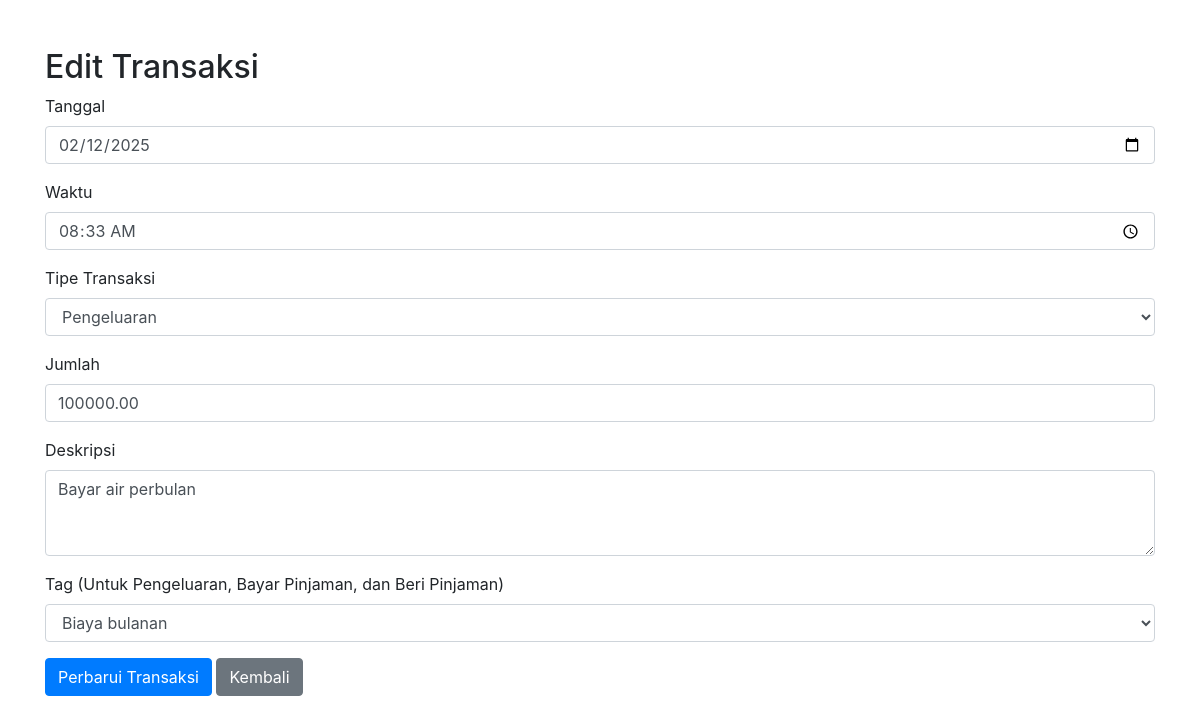
/edit_transaksi.php?id=46, run on the app's committed database.
### tables this page shows
CREATE TABLE `transactions` (
  `id` int(11) NOT NULL AUTO_INCREMENT,
  `tanggal` date NOT NULL,
  `waktu` time NOT NULL,
  `tipe` enum('pemasukan','pengeluaran','pinjaman','bayar pinjaman','beri pinjaman') NOT NULL,
  `jumlah` decimal(10,2) NOT NULL,
  `deskripsi` text DEFAULT NULL,
  `tag_id` int(11) DEFAULT NULL,
  `created_at` timestamp NULL DEFAULT current_timestamp(),
  PRIMARY KEY (`id`),
  KEY `tag_id` (`tag_id`),
  CONSTRAINT `transactions_ibfk_1` FOREIGN KEY (`tag_id`) REFERENCES `expense_tags` (`id`)
);

CREATE TABLE `expense_tags` (
  `id` int(11) NOT NULL AUTO_INCREMENT,
  `nama_tag` varchar(50) NOT NULL,
  `created_at` timestamp NULL DEFAULT current_timestamp(),
  PRIMARY KEY (`id`)
);

### edit_transaksi.php (the view, shortened to what this page needs)
<?php
$host     = "127.0.0.1";
$user     = "root";
$password = "password_baru";
$database = "finance";
$conn = new mysqli($host, $user, $password, $database);
$id = $_GET['id'];
$tags = [];
$sqlTag = "SELECT * FROM expense_tags ORDER BY nama_tag ASC";
$resultTag = $conn->query($sqlTag);
if ($resultTag && $resultTag->num_rows > 0) {
    while ($row = $resultTag->fetch_assoc()) {
        $tags[] = $row;
    }
}
$sql = "SELECT * FROM transactions WHERE id = ?";
$stmt = $conn->prepare($sql);
$stmt->bind_param("i", $id);
$stmt->execute();
$result = $stmt->get_result();
$data = $result->fetch_assoc();
?>
<!DOCTYPE html>
<html lang="id">
<head>
  <link rel="stylesheet" href="https://stackpath.bootstrapcdn.com/bootstrap/4.5.2/css/bootstrap.min.css">
</head>
<body>
  <div class="container mt-5">
    <h2>Edit Transaksi</h2>
    <form method="post" action="">
      <div class="form-group">
        <label for="tanggal">Tanggal</label>
        <input type="date" name="tanggal" id="tanggal" class="form-control" value="<?= htmlspecialchars($data['tanggal']); ?>" required>
      </div>
      <div class="form-group">
        <label for="waktu">Waktu</label>
        <input type="time" name="waktu" id="waktu" class="form-control" value="<?= htmlspecialchars($data['waktu']); ?>" required>
      </div>
      <div class="form-group">
        <label for="tipe">Tipe Transaksi</label>
        <select name="tipe" id="tipe" class="form-control">
          <option value="pengeluaran" <?= ($data['tipe'] == 'pengeluaran') ? 'selected' : ''; ?>>Pengeluaran</option>
        </select>
      </div>
      <div class="form-group">
        <label for="jumlah">Jumlah</label>
        <input type="number" step="0.01" name="jumlah" id="jumlah" class="form-control" value="<?= htmlspecialchars($data['jumlah']); ?>" required>
      </div>
      <div class="form-group">
        <label for="deskripsi">Deskripsi</label>
        <textarea name="deskripsi" id="deskripsi" class="form-control" rows="3"><?= htmlspecialchars($data['deskripsi']); ?></textarea>
      </div>
      <div class="form-group" id="tagGroup">
        <label for="tag_id">Tag (Untuk Pengeluaran, Bayar Pinjaman, dan Beri Pinjaman)</label>
        <select name="tag_id" id="tag_id" class="form-control">
          <?php foreach ($tags as $tag): ?>
            <option value="<?= $tag['id']; ?>" <?= ($data['tag_id'] == $tag['id']) ? 'selected' : ''; ?>><?= htmlspecialchars($tag['nama_tag']); ?></option>
          <?php endforeach; ?>
        </select>
      </div>
      <button type="submit" class="btn btn-primary">Perbarui Transaksi</button>
      <a href="index.php" class="btn btn-secondary">Kembali</a>
    </form>
  </div>
</body>
</html>

### data on the page
transactions: tanggal "02/12/2025", waktu "08:33:00", tipe "Pengeluaran", jumlah "100000.00", deskripsi "Bayar air perbulan", tag_id "Biaya bulanan"
